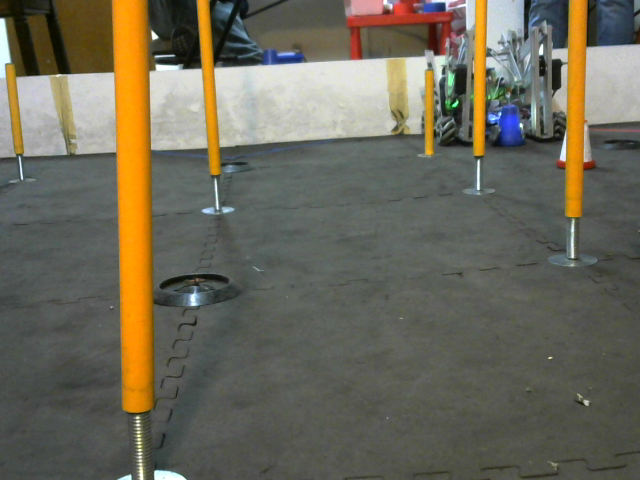
#> input picture test1.png, 640 x 480 px, given in place of the camera
$ python circles.py
#> lines starting #> are read from the running program, lines starting #| are printed output that depends on the picture; after the words box and inside, x2 and y2 are one past the last pixel; in counts of white or black regions, pixels touching at a corner belong together
import cv2 as cv
import numpy as np

# define a video capture object
vid = cv.VideoCapture(2)

while(True):

    # Capture the video frame
    # by frame
    ret, img = vid.read()
#> img is the input picture: shape (480, 640, 3); mean B, G, R 89.6, 104.8, 108.5

    gray = cv.cvtColor(img, cv.COLOR_BGR2GRAY)
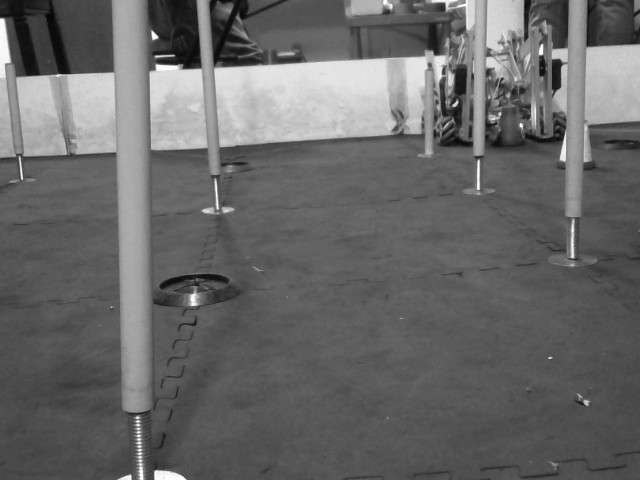
#> gray: shape (480, 640); min 5, max 255, mean 104.2
    avg = np.average(np.average(gray, axis=0), axis=0)
#> avg = 104.2

    (Y, X) = img.shape[0:2]
#> Y = 480; X = 640
    w = 1800
    Yf = int(Y*1.7)
#> Yf = 816
    srcPlane = np.float32([[0, 0], [X, 0], [X+w, Y], [-w, Y]])
    dstPlane = np.float32([[0, 0], [X, 0], [X, Yf], [0, Yf]])
#> dstPlane = [[0, 0], [640, 0], [640, 816], [0, 816]]
    homographyMat = cv.getPerspectiveTransform(srcPlane, dstPlane)
    warped = cv.warpPerspective(gray, homographyMat, (X, Yf))
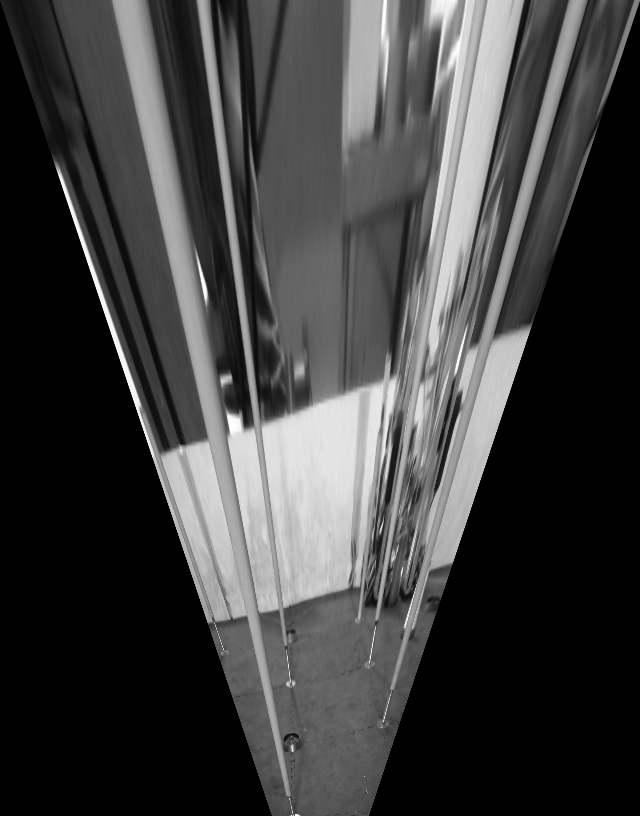
#> warped: shape (816, 640); min 0, max 255, mean 62.7

    diff = cv.absdiff(warped, int(avg))
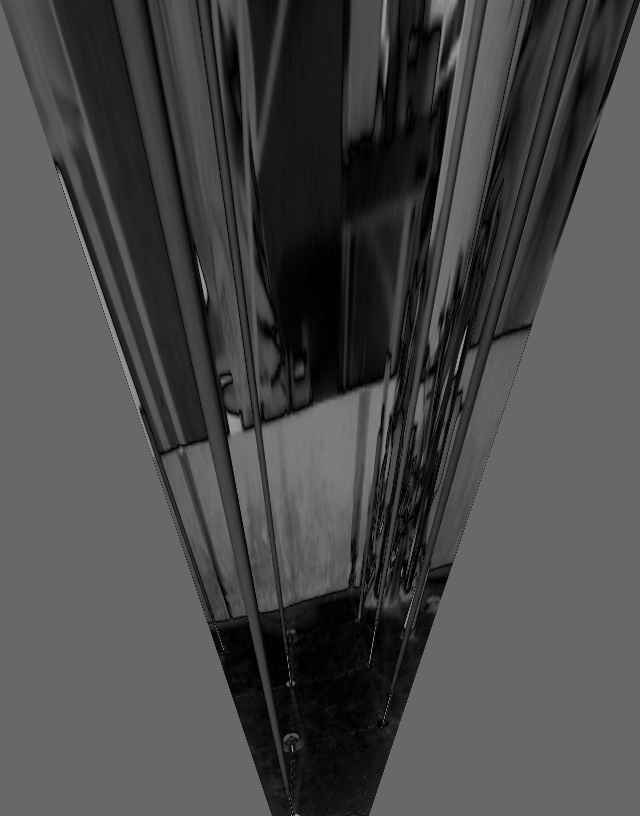
#> diff: shape (816, 640); min 0, max 151, mean 72.4

    #(minVal, maxVal, minLoc, maxLoc) = cv.minMaxLoc(gray)
    circles = cv.HoughCircles(
            diff,
            method=cv.HOUGH_GRADIENT_ALT,
            dp=1.5,
            minDist=10,
            param1=100, # gradient threshold
            param2=0.6, # circle closeness
            minRadius=4,
            maxRadius=12
    )
#> circles = [[270, 358.5, 9.25], [213, 496.5, 8.03], [436.5, 573, 8.66]]

    if circles is not None:
        circles = np.uint16(np.around(circles))
#> circles = [[270, 358, 9], [213, 496, 8], [436, 573, 9]]
        for i in circles[0,:]:
            # draw the outer circle
            cv.circle(diff,(i[0],i[1]),i[2],255,1)
            # draw the center of the circle
            cv.circle(diff,(i[0],i[1]),2,255,3)
#> this loop made 3 passes
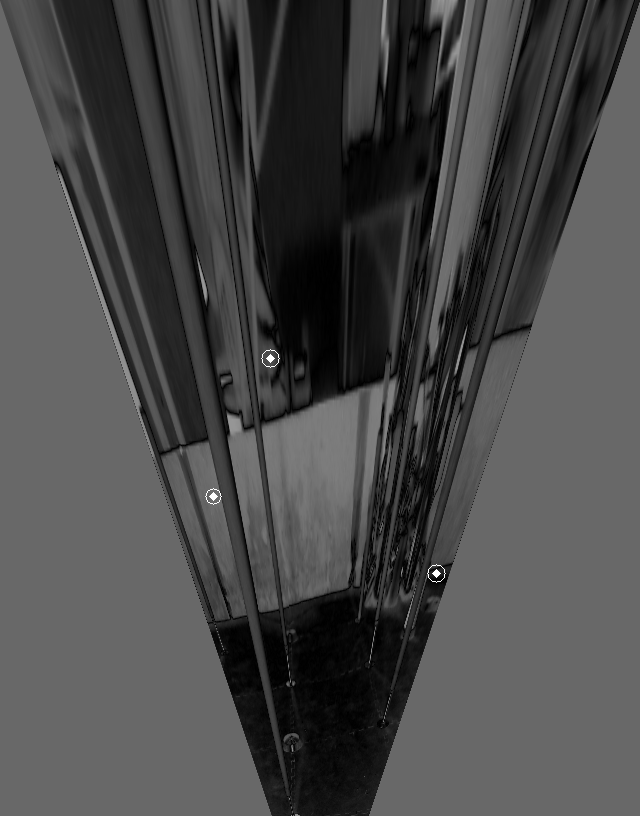
#> diff: shape (816, 640); 0.05% of pixels changed, all inside (x1, y1, x2, y2) = (205, 349, 446, 583)

    cv.imshow('detected circles',diff)


    # the 'q' button is set as the
    # quitting button you may use any
    # desired button of your choice
    if cv.waitKey(1) & 0xFF == ord('q'):
#> (key q is pressed here)
        break

# After the loop release the cap object
vid.release()
# Destroy all the windows
cv.destroyAllWindows()

$ run again, on test2.png
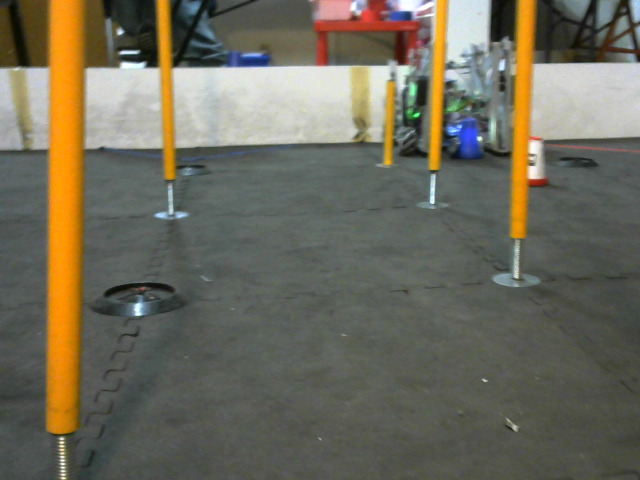
#> input picture test2.png, 640 x 480 px, given in place of the camera
#> img is the input picture: shape (480, 640, 3); mean B, G, R 91.8, 107, 110.4
#> `gray = cv.cvtColor(img, cv.COLOR_BGR2GRAY)`:
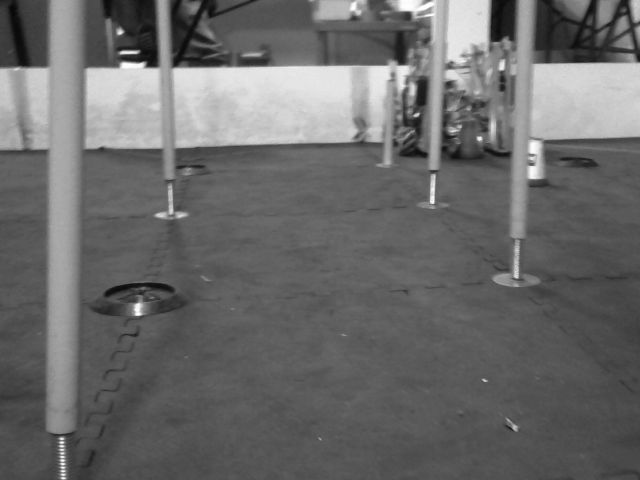
#> gray: shape (480, 640); min 7, max 255, mean 106.3
#> avg = 106.3
#> `diff = cv.absdiff(warped, int(avg))`:
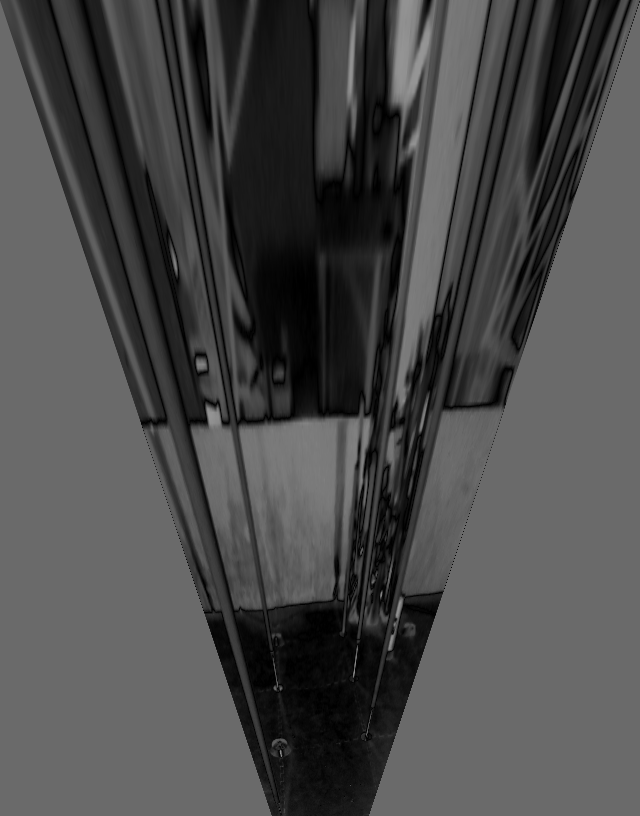
#> diff: shape (816, 640); min 0, max 149, mean 74.4
#> `circles = cv.HoughCircles( diff, method=cv.HOUGH_GRADIENT_ALT, dp=1.5,..`: circles = [[201, 361.5, 8.35], [154.5, 409.5, 9.34]]
#> `circles = np.uint16(np.around(circles))`: circles = [[201, 362, 8], [154, 410, 9]]
#> the loop `for i in circles[0,:]:` made 2 passes

$ run again, on test3.png
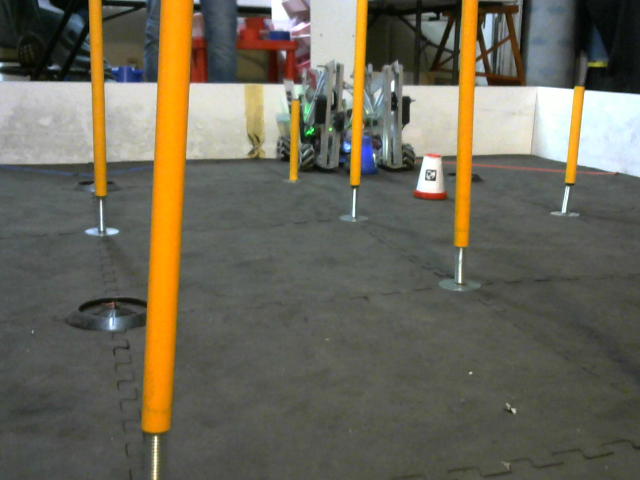
#> input picture test3.png, 640 x 480 px, given in place of the camera
#> img is the input picture: shape (480, 640, 3); mean B, G, R 88.6, 103.7, 107.8
#> `gray = cv.cvtColor(img, cv.COLOR_BGR2GRAY)`:
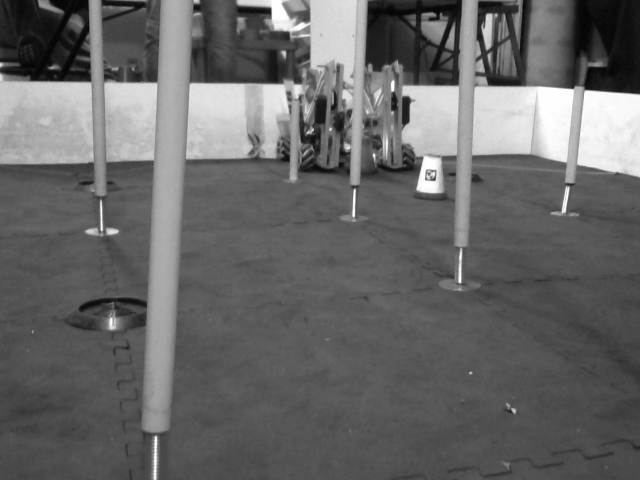
#> gray: shape (480, 640); min 3, max 255, mean 103.2
#> avg = 103.2
#> `diff = cv.absdiff(warped, int(avg))`:
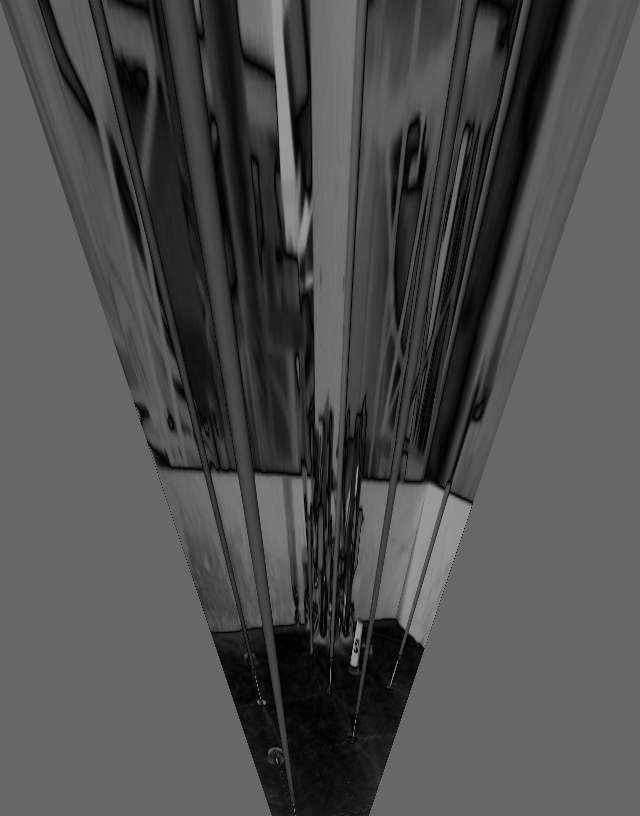
#> diff: shape (816, 640); min 0, max 152, mean 78.1
#> `circles = cv.HoughCircles( diff, method=cv.HOUGH_GRADIENT_ALT, dp=1.5,..`: circles = [[322.5, 634.5, 9.76], [381, 469.5, 9.71]]
#> `circles = np.uint16(np.around(circles))`: circles = [[322, 634, 10], [381, 470, 10]]
#> the loop `for i in circles[0,:]:` made 2 passes
